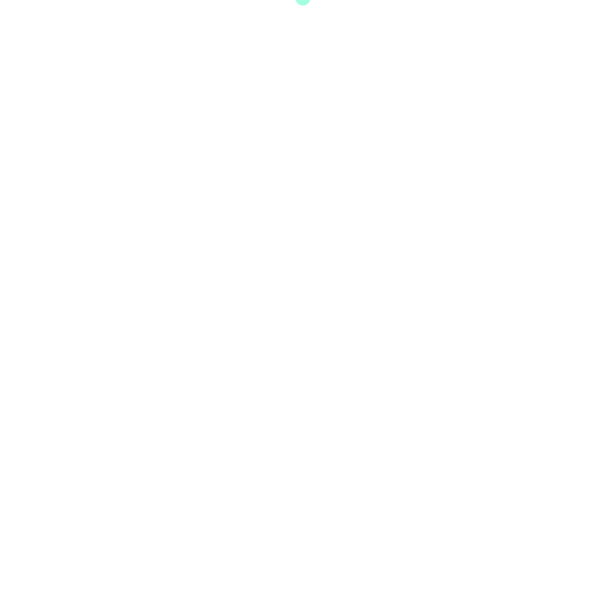
Frame 1 (no input)
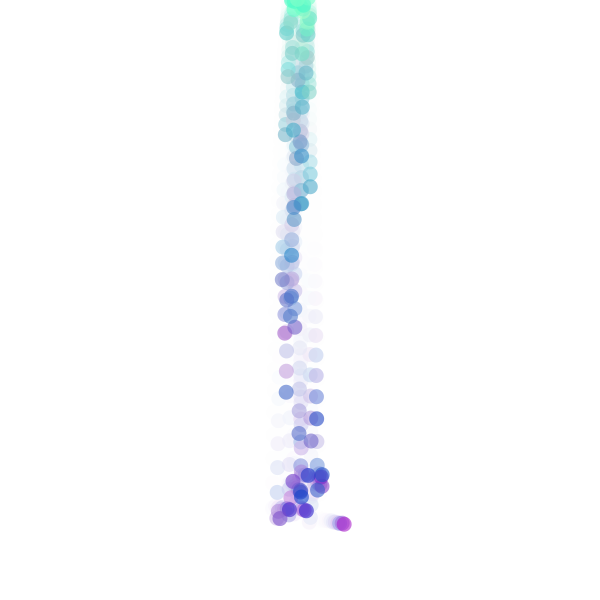
Frame 60 (the mouse pressed at the canvas centre just before this capture)
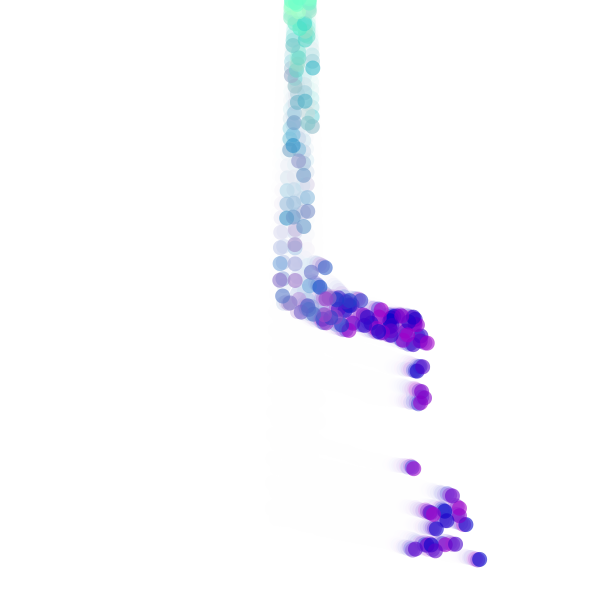
Frame 120 (the mouse held since frame 60 and released just before this capture)

The Processing sketch that drew these frames (run headless with seeded random() and noise(); from frame 60 on, the mouse is pressed at the canvas centre):

// Processing sketch: processing_134337
// ── processing_134337.pde

ArrayList ballCollection;

void setup() {
size(600,600);
smooth();
background(255);
frameRate(90);

mouseX = width/2; mouseY = 500;


ballCollection = new ArrayList();

//for(int i = 0; i < 100; i++){
//Ball myBall = new Ball(random(0,width),random(0,500));
//ballCollection.add(myBall);
//}
}

int value = 88;


void draw() {

  
fill(255,255,255,map(mouseY, 0,height,95,88));
rect(-1,-1,601,601);
translate(0,-2);


Ball myBall = new Ball(random(290,310),0);
ballCollection.add(myBall);



for(int i = 0; i < ballCollection.size(); i++){
Ball mb = (Ball) ballCollection.get (i);
mb.run();



}
}
class Ball{
float x = 0;
float y = 0;
float p = 0;
float m = map(mouseX, 0,width,-7 + random(-1),7 + random(1));
float highP = 5;
float speedX = m;
float speedY = 0;
float lifespan;
float z = 0;


Ball(float _x, float _y){

x = _x;
y = _y;
lifespan = random (130,150);

}

void run(){
  update();
display();
move();
bounce();
gravity();
}

void update()
{
  lifespan -= 2.0;
  speedY = random(speedY * 1.03,1.5);
}

void gravity(){
speedY += 0.2;
}

void bounce(){
 

if(y > mouseY) {
speedY = speedY*-1;
speedX = random(1.5,3);
}

}

void move(){

  x += speedX;
y += speedY;
}

void display(){
  noStroke();
  fill(random(lifespan/2,170),lifespan*2,200,150);
ellipse (x,y,15,15);
}
}
